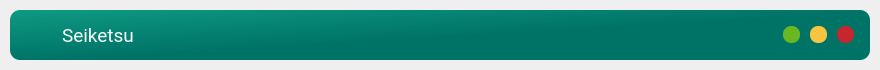
<?xml version="1.0" encoding="UTF-8"?>
<ui version="4.0">
 <class>MainWindow</class>
 <widget class="QMainWindow" name="MainWindow">
  <property name="geometry">
   <rect>
    <x>0</x>
    <y>0</y>
    <width>880</width>
    <height>70</height>
   </rect>
  </property>
  <property name="minimumSize">
   <size>
    <width>0</width>
    <height>0</height>
   </size>
  </property>
  <property name="windowTitle">
   <string>MainWindow</string>
  </property>
  <widget class="QWidget" name="centralwidget">
   <layout class="QVBoxLayout" name="drop_shadow_layout">
    <property name="spacing">
     <number>0</number>
    </property>
    <property name="leftMargin">
     <number>10</number>
    </property>
    <property name="topMargin">
     <number>10</number>
    </property>
    <property name="rightMargin">
     <number>10</number>
    </property>
    <property name="bottomMargin">
     <number>10</number>
    </property>
    <item>
     <widget class="QFrame" name="drop_shadow_frame">
      <property name="styleSheet">
       <string notr="true">background-color: qlineargradient(spread:pad, x1:0, y1:0, x2:1, y2:1, stop:0 rgba(14, 154, 131, 255), stop:0.521368 rgba(0, 115, 103, 255));
border-radius: 10px;</string>
      </property>
      <property name="frameShape">
       <enum>QFrame::NoFrame</enum>
      </property>
      <property name="frameShadow">
       <enum>QFrame::Raised</enum>
      </property>
      <layout class="QVBoxLayout" name="verticalLayout">
       <property name="spacing">
        <number>0</number>
       </property>
       <property name="leftMargin">
        <number>0</number>
       </property>
       <property name="topMargin">
        <number>0</number>
       </property>
       <property name="rightMargin">
        <number>0</number>
       </property>
       <property name="bottomMargin">
        <number>0</number>
       </property>
       <item>
        <widget class="QFrame" name="title_bar">
         <property name="maximumSize">
          <size>
           <width>16777215</width>
           <height>50</height>
          </size>
         </property>
         <property name="styleSheet">
          <string notr="true">background-color: none;</string>
         </property>
         <property name="frameShape">
          <enum>QFrame::NoFrame</enum>
         </property>
         <property name="frameShadow">
          <enum>QFrame::Raised</enum>
         </property>
         <layout class="QHBoxLayout" name="horizontalLayout">
          <property name="spacing">
           <number>0</number>
          </property>
          <property name="leftMargin">
           <number>0</number>
          </property>
          <property name="topMargin">
           <number>0</number>
          </property>
          <property name="rightMargin">
           <number>0</number>
          </property>
          <property name="bottomMargin">
           <number>0</number>
          </property>
          <item>
           <widget class="QFrame" name="frame_title">
            <property name="minimumSize">
             <size>
              <width>0</width>
              <height>50</height>
             </size>
            </property>
            <property name="font">
             <font>
              <family>Roboto Condensed Light</family>
              <pointsize>14</pointsize>
             </font>
            </property>
            <property name="frameShape">
             <enum>QFrame::StyledPanel</enum>
            </property>
            <property name="frameShadow">
             <enum>QFrame::Raised</enum>
            </property>
            <layout class="QHBoxLayout" name="horizontalLayout_2">
             <property name="spacing">
              <number>0</number>
             </property>
             <property name="leftMargin">
              <number>15</number>
             </property>
             <property name="topMargin">
              <number>0</number>
             </property>
             <property name="rightMargin">
              <number>0</number>
             </property>
             <property name="bottomMargin">
              <number>0</number>
             </property>
             <item>
              <widget class="QLabel" name="icon">
               <property name="sizePolicy">
                <sizepolicy hsizetype="Minimum" vsizetype="Preferred">
                 <horstretch>5</horstretch>
                 <verstretch>0</verstretch>
                </sizepolicy>
               </property>
               <property name="text">
                <string/>
               </property>
              </widget>
             </item>
             <item>
              <widget class="QLabel" name="label_title">
               <property name="sizePolicy">
                <sizepolicy hsizetype="Preferred" vsizetype="Preferred">
                 <horstretch>95</horstretch>
                 <verstretch>0</verstretch>
                </sizepolicy>
               </property>
               <property name="font">
                <font>
                 <family>Roboto</family>
                 <pointsize>14</pointsize>
                </font>
               </property>
               <property name="styleSheet">
                <string notr="true">color: rgb(250, 250, 250);</string>
               </property>
               <property name="text">
                <string>Seiketsu</string>
               </property>
              </widget>
             </item>
            </layout>
           </widget>
          </item>
          <item>
           <widget class="QFrame" name="frame_btns">
            <property name="maximumSize">
             <size>
              <width>100</width>
              <height>16777215</height>
             </size>
            </property>
            <property name="frameShape">
             <enum>QFrame::StyledPanel</enum>
            </property>
            <property name="frameShadow">
             <enum>QFrame::Raised</enum>
            </property>
            <layout class="QHBoxLayout" name="horizontalLayout_3">
             <item>
              <widget class="QPushButton" name="btn_maximize">
               <property name="minimumSize">
                <size>
                 <width>16</width>
                 <height>16</height>
                </size>
               </property>
               <property name="maximumSize">
                <size>
                 <width>17</width>
                 <height>17</height>
                </size>
               </property>
               <property name="toolTip">
                <string>Maximize</string>
               </property>
               <property name="styleSheet">
                <string notr="true">QPushButton {
	border: none;
	border-radius: 8px;	
	background-color: rgb(104, 183, 35);
}
QPushButton:hover {	
	background-color: rgba(104, 183, 35, 150);
}</string>
               </property>
               <property name="text">
                <string/>
               </property>
              </widget>
             </item>
             <item>
              <widget class="QPushButton" name="btn_minimize">
               <property name="minimumSize">
                <size>
                 <width>16</width>
                 <height>16</height>
                </size>
               </property>
               <property name="maximumSize">
                <size>
                 <width>17</width>
                 <height>17</height>
                </size>
               </property>
               <property name="toolTip">
                <string>Minimize</string>
               </property>
               <property name="styleSheet">
                <string notr="true">QPushButton {
	border: none;
	border-radius: 8px;		
	background-color: rgb(249, 196, 64);
}
QPushButton:hover {	
	background-color: rgba(249, 196, 64, 150);
}</string>
               </property>
               <property name="text">
                <string/>
               </property>
              </widget>
             </item>
             <item>
              <widget class="QPushButton" name="btn_close">
               <property name="minimumSize">
                <size>
                 <width>16</width>
                 <height>16</height>
                </size>
               </property>
               <property name="maximumSize">
                <size>
                 <width>17</width>
                 <height>17</height>
                </size>
               </property>
               <property name="toolTip">
                <string>Close</string>
               </property>
               <property name="styleSheet">
                <string notr="true">QPushButton {
	border: none;
	border-radius: 8px;		
	background-color: rgb(198, 38, 46);
}
QPushButton:hover {		
	background-color: rgba(198, 38, 46, 150);
}</string>
               </property>
               <property name="text">
                <string/>
               </property>
              </widget>
             </item>
            </layout>
           </widget>
          </item>
         </layout>
        </widget>
       </item>
      </layout>
     </widget>
    </item>
   </layout>
  </widget>
 </widget>
 <resources/>
 <connections/>
</ui>
